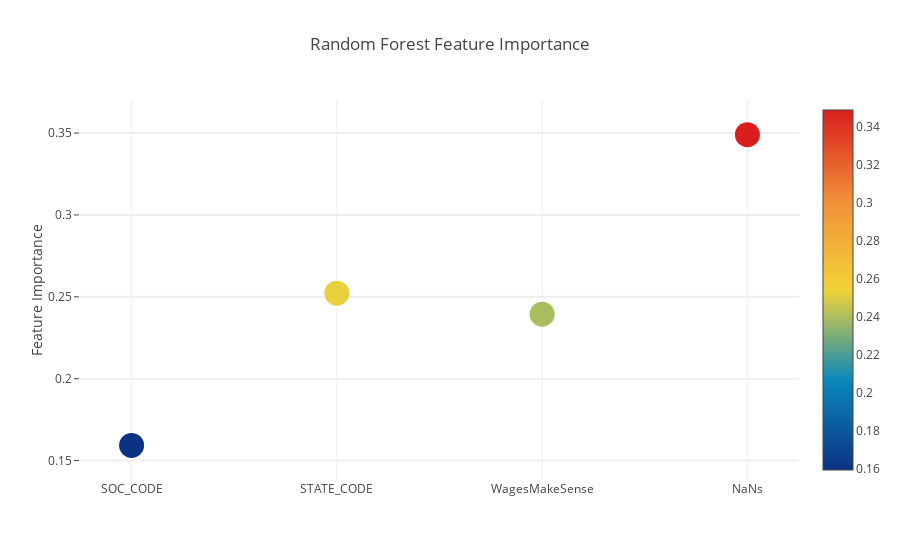

Notebook code cell kept with this figure:
### Code cell
cols = X_train.columns.values

feature_dataframe = pd.DataFrame( {'features': cols,
     'Random Forest feature importances': rf_features,
    })

# Scatter plot 
trace = go.Scatter(
    y = feature_dataframe['Random Forest feature importances'].values,
    x = feature_dataframe['features'].values,
    mode='markers',
    marker=dict(
        sizemode = 'diameter',
        sizeref = 1,
        size = 25,
#       
        
        color = feature_dataframe['Random Forest feature importances'].values,
        colorscale='Portland',
        showscale=True
    ),
    text = feature_dataframe['features'].values
)
data = [trace]

layout= go.Layout(
    autosize= True,
    title= 'Random Forest Feature Importance',
    hovermode= 'closest',

    yaxis=dict(
        title= 'Feature Importance',
        ticklen= 5,
        gridwidth= 2
    ),
    showlegend= False
)
fig = go.Figure(data=data, layout=layout)
py.iplot(fig,filename='scatter2010')

### Figure 1 — Plotly figure (JSON) as saved in the notebook; plotly's stock layout.template omitted (floating-point values rounded to 4 significant figures)
{"data": [{"marker": {"color": [0.1593, 0.2522, 0.2394, 0.3491], "colorscale": "Portland", "showscale": true, "size": 25, "sizemode": "diameter", "sizeref": 1}, "mode": "markers", "text": ["SOC_CODE", "STATE_CODE", "WagesMakeSense", "NaNs"], "type": "scatter", "x": ["SOC_CODE", "STATE_CODE", "WagesMakeSense", "NaNs"], "y": [0.1593, 0.2522, 0.2394, 0.3491]}], "layout": {"autosize": true, "hovermode": "closest", "showlegend": false, "title": "Random Forest Feature Importance", "yaxis": {"gridwidth": 2, "ticklen": 5, "title": "Feature Importance"}}}
